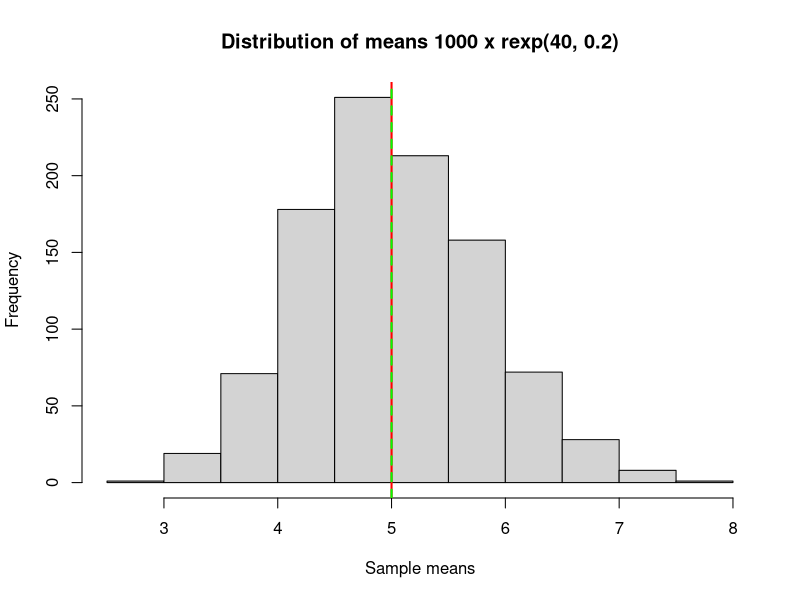
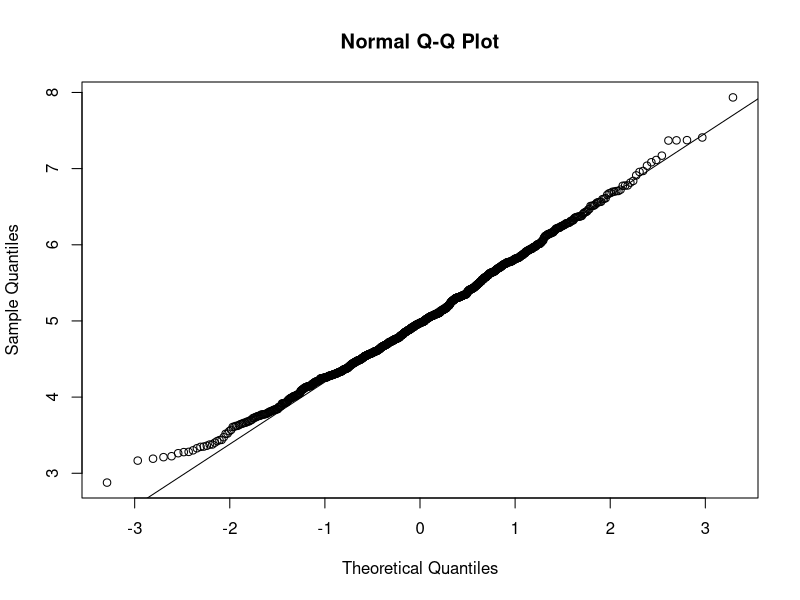
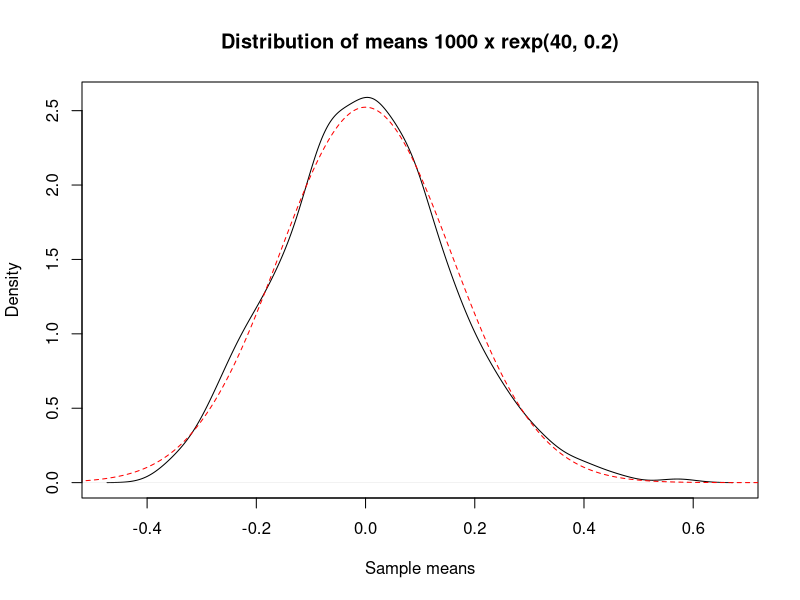
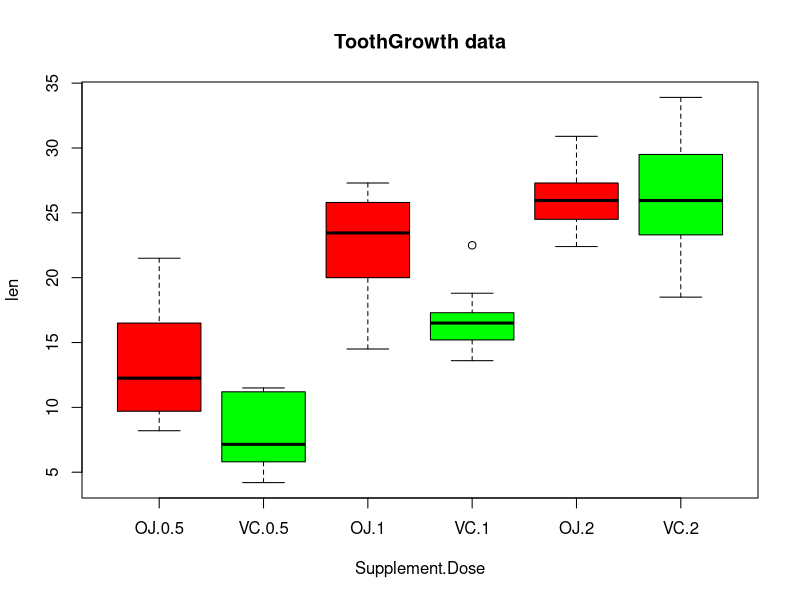

These figures' R source, in order: (Note: this script raises an error after producing the figures.)
## ---- chunk 1
library(magrittr)   #knitr dependency
## ---- chunk 2
#lets set the known variables:
n=40
lambda = 0.2

#the population or true statistics
theoretical.mean <- 1/lambda 
theoretical.stdv <- 1/lambda/sqrt(n)
theoretical.var = theoretical.stdv^2

#reproducibility
set.seed(8364)
## ---- chunk 3
#a function to simulate rexp with n simulation and nx exponentials
sim.rexp.means <- function(n, nx = 40) {
    rexp.means <- numeric()
    for (i in 1:n) { 
        rexp.means <- c(rexp.means, mean(rexp(nx, lambda)))
    }
rexp.means
}
## ---- chunk 4
#m <- replicate(1000, rexp(40, 0.2))
m <- sim.rexp.means(n = 1000) #simulate
sample.mean <- mean(m)
sample.sd <- sd(m)
sample.var <- sample.sd^2
## ---- chunk 5
hist(m, main = "Distribution of means 1000 x rexp(40, 0.2)", xlab = "Sample means")
abline(v=theoretical.mean,col="red", lty=1, lwd=2) # theoretical mean
abline(v=theoretical.mean,col="green", lty=2, lwd=2 ) # sample mean
## ---- chunk 6
qqnorm(m)
qqline(m)
## ---- chunk 7
#Lets look at the density of the simulated distribution.
#plot(density(m), main = "Distribution of means 1000 x rexp(40, 0.2)")
#x = seq(2,9,.1)
#lines(x=x,y=dnorm(x,mean=theoretical.mean ,sd=theoretical.stdv), xlab = "Sample means", col="red", type="l", lty=2)
## ---- chunk 8
#a function to simulate CLT using    rexp with n simulation and nx exponentials
sim.clt.rexp.means <- function(n, nx = 40) {
    rexp.means <- numeric()
    for (i in 1:n) { 
        rexp.means <- c(rexp.means, (mean(rexp(nx, lambda)) - theoretical.mean) / theoretical.stdv/sqrt(nx))
    }
rexp.means
}

#the standard deviation of averages of 40 standard normals: 1/sqrt(40).
m1<- sim.clt.rexp.means(1000)
plot(density(m1), main = "Distribution of means 1000 x rexp(40, 0.2)", xlab = "Sample means")
x = seq(-1,1,.001)
lines(x=x,y=dnorm(x,mean=0 ,sd=1/sqrt(n)), xlab = "Sample means", col="red", type="l", lty=2)
## ---- chunk 9
library(datasets) #load ToothGrowth data

#summary statistics of different variables
summary(ToothGrowth)
## ---- chunk 10
#lets visualise the data
boxplot(len~supp*dose, data = ToothGrowth, col=(c("red1","green1")), main="ToothGrowth data", xlab="Supplement.Dose")
## ---- chunk 11
#subset data
ToothGrowth.0.5 <- ToothGrowth[(ToothGrowth$supp=="OJ" | ToothGrowth$supp=="VC") & ToothGrowth$dose==.5,]

#t test
t1 <- t.test(len ~ supp, paired=FALSE, var.equal=FALSE, alternative = c("two.sided"), data = ToothGrowth.0.5, conf.level = .95)
conf.int1 <- paste(signif(t1$conf.int[1],4), signif(t1$conf.int[2],4), sep = ", ") #get confidence interval
p.value1 <- signif(t1$p.value, 4) #get p-value
## ---- chunk 12
ToothGrowth.1 <- ToothGrowth[(ToothGrowth$supp=="OJ" | ToothGrowth$supp=="VC") & ToothGrowth$dose==1,]
t2 <- t.test(len ~ supp, paired=FALSE, var.equal=FALSE, data = ToothGrowth.1, conf.level = .95)
conf.int2 <- paste(signif(t2$conf.int[1],4), signif(t2$conf.int[2],4), sep = ", ") 
p.value2 <- signif(t2$p.value, 4)
## ---- chunk 13
ToothGrowth.2 <- ToothGrowth[(ToothGrowth$supp=="OJ" | ToothGrowth$supp=="VC") & ToothGrowth$dose==2,]
t3 <- t.test(len ~ supp, paired=FALSE, var.equal=FALSE, data = ToothGrowth.2, conf.level = .95) 
conf.int3 <- paste(signif(t3$conf.int[1],4), signif(t3$conf.int[2],4), sep = ", ") 
p.value3 <- signif(t3$p.value, 4)
